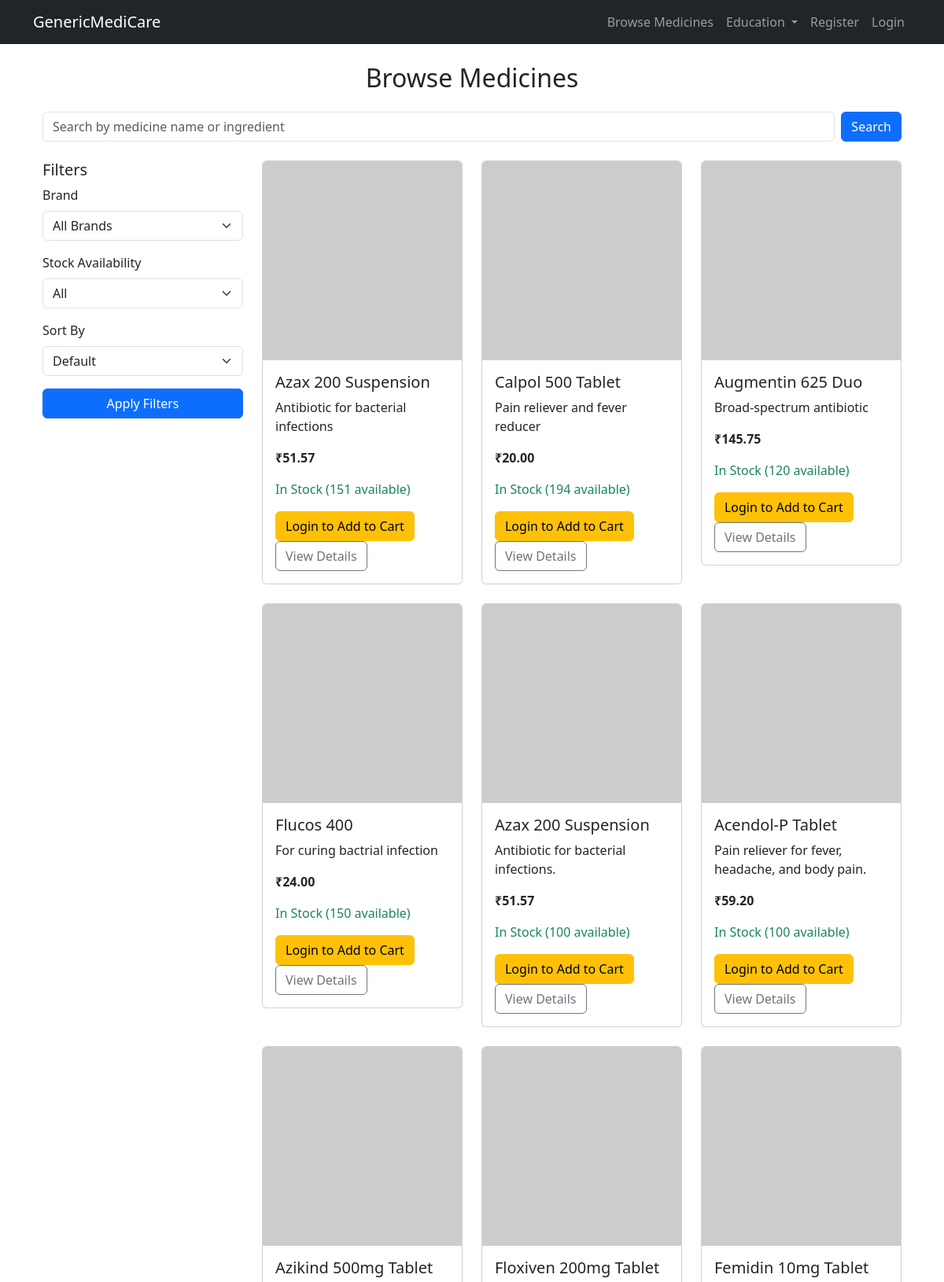
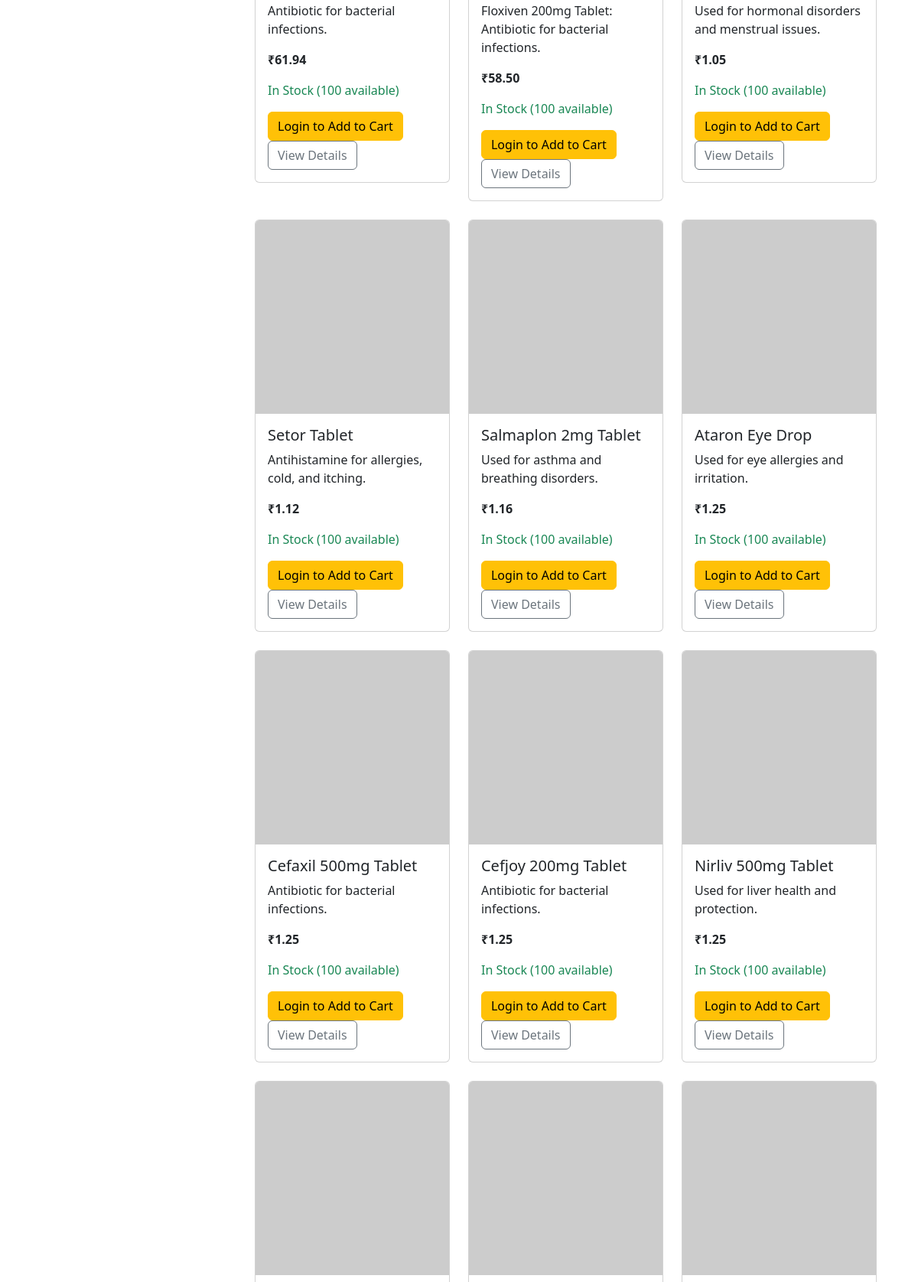
The page /browse/ (upper part) on the database its author committed (2 pictures, top to bottom).
### store/models.py (models this page shows, shortened)
class Medicine(models.Model):
    seller = models.ForeignKey(SellerProfile, on_delete=models.CASCADE)  # Each medicine is listed by a seller
    name = models.CharField(max_length=255)
    description = models.TextField(blank=True, null=True)
    price = models.DecimalField(max_digits=10, decimal_places=2)
    stock = models.PositiveIntegerField()
    image = models.ImageField(upload_to='medicine_images/', null=True, blank=True)
    prescription_required = models.BooleanField(default=False)  # If True, user must upload a prescription
    active_ingredients = models.TextField(help_text="Comma-separated active ingredients")  # Used for mapping alternatives
    brand_name = models.CharField(max_length=255, null=True, blank=True)

### store/views.py (the view)
# urls.py: path('browse/',browse_medicines, name='browse_medicines'),
def browse_medicines(request):
    if request.user.is_authenticated and hasattr(request.user, 'sellerprofile'):
        return redirect('seller_dashboard')
    medicines = Medicine.objects.all()
    query = request.GET.get('q', '')  # Search query
    category = request.GET.get('category')
    form = request.GET.get('form')
    brand = request.GET.get('brand')
    stock = request.GET.get('stock')
    sort = request.GET.get('sort')
    if query:
        medicines = medicines.filter(
            Q(name__icontains=query) | Q(active_ingredients__icontains=query)
        )
    if category:
        medicines = medicines.filter(description__icontains=category)
    if form:
        medicines = medicines.filter(description__icontains=form)
    if brand:
        medicines = medicines.filter(brand_name=brand)
    if stock == 'in_stock':
        medicines = medicines.filter(stock__gt=0)
    elif stock == 'out_of_stock':
        medicines = medicines.filter(stock=0)
    if sort == 'name_asc':
        medicines = medicines.order_by('name')
    elif sort == 'name_desc':
        medicines = medicines.order_by('-name')
    elif sort == 'newest':
        medicines = medicines.order_by('-id')  # Assuming ID represents order of addition
    brands = Medicine.objects.values_list('brand_name', flat=True).distinct()
    return render(request, 'browse_medicines.html', {
        'medicines': medicines,
        'brands': brands,
        'query': query,  # Pass query to the template for retaining search input
    })

### store/context_processors.py (called while the page is built)
def cart_total(request):
    if request.user.is_authenticated:
        cart = Cart.objects.filter(customer__user=request.user).first()
        if cart:
            unique_items_count = cart.cartitem_set.count()  # Count unique medicines
            return {'cart_count': unique_items_count}
    return {'cart_count': 0}

### store/templates/browse_medicines.html (shortened to what this page needs)
{% extends 'base.html' %}
{% block content %}
<div class="container">
    <h2 class="text-center my-4">Browse Medicines</h2>
    <form method="GET" class="d-flex mb-4">
        <input type="text" name="q" class="form-control me-2" placeholder="Search by medicine name or ingredient" value="{{ request.GET.q }}">
        <button type="submit" class="btn btn-primary">Search</button>
    </form>
    <div class="row">
        <div class="col-md-3">
            <h5>Filters</h5>
            <form method="GET" action="{% url 'browse_medicines' %}">
                <div class="mb-3">
                    <label for="brand" class="form-label">Brand</label>
                    <select name="brand" class="form-select">
                        <option value="">All Brands</option>
                    </select>
                </div>
                <div class="mb-3">
                    <label class="form-label">Stock Availability</label>
                    <select name="stock" class="form-select">
                        <option value="">All</option>
                    </select>
                </div>
                <div class="mb-3">
                    <label class="form-label">Sort By</label>
                    <select name="sort" class="form-select">
                        <option value="">Default</option>
                    </select>
                </div>
                <button type="submit" class="btn btn-primary w-100">Apply Filters</button>
            </form>
        </div>
        <div class="col-md-9">
            <div class="row">
                {% for medicine in medicines %}
                <div class="col-md-4">
                    <div class="card mb-4">
                        {% if medicine.image %}
                            <img src="{{ medicine.image.url }}" class="card-img-top" alt="{{ medicine.name }}">
                        {% else %}
                            <img src="https://via.placeholder.com/150" class="card-img-top" alt="No Image Available">
                        {% endif %}
                        <div class="card-body">
                            <h5 class="card-title">{{ medicine.name }}</h5>
                            <p class="card-text">{{ medicine.description|truncatewords:15 }}</p>
                            <p class="fw-bold">₹{{ medicine.price }}</p>
                            {% if medicine.stock > 0 %}
                            <p class="text-success">In Stock ({{ medicine.stock }} available)</p>
                            {% if user.is_authenticated and user.customerprofile %}
                                <a href="{% url 'add_to_cart' medicine.pk %}" class="btn btn-primary">Add to Cart</a>
                            {% else %}
                                <a href="{% url 'login' %}" class="btn btn-warning">Login to Add to Cart</a>
                            {% endif %}
                            {% else %}
                                <p class="text-danger">Out of Stock</p>
                                <button class="btn btn-secondary" disabled>Out of Stock</button>
                            {%endif%}
                            <a href="{% url 'medicine_detail' medicine.pk %}" class="btn btn-outline-secondary">View Details</a>
                        </div>
                    </div>
                </div>
                {% empty %}
                <p class="text-center">No medicines available.</p>
                {% endfor %}
            </div>
        </div>
    </div>
</div>
{% endblock %}

### rows shown on the page
Medicine: name "Azax 200 Suspension", description "Antibiotic for bacterial infections", price "51.57", stock "151", shows "Login to Add to Cart"
Medicine: name "Calpol 500 Tablet", description "Pain reliever and fever reducer", price "20.00", stock "194", shows "Login to Add to Cart"
Medicine: name "Augmentin 625 Duo", description "Broad-spectrum antibiotic", price "145.75", stock "120", shows "Login to Add to Cart"
Medicine: name "Flucos 400", description "For curing bactrial infection", price "24.00", stock "150", shows "Login to Add to Cart"
Medicine: name "Azax 200 Suspension", description "Antibiotic for bacterial infections.", price "51.57", stock "100", shows "Login to Add to Cart"
Medicine: name "Acendol-P Tablet", description "Pain reliever for fever, headache, and body pain.", price "59.20", stock "100", shows "Login to Add to Cart"
Medicine: name "Azikind 500mg Tablet", description "Antibiotic for bacterial infections.", price "61.94", stock "100", shows "Login to Add to Cart"
Medicine: name "Floxiven 200mg Tablet", description "Floxiven 200mg Tablet: Antibiotic for bacterial infections.", price "58.50", stock "100", shows "Login to Add to Cart"
Medicine: name "Femidin 10mg Tablet", description "Used for hormonal disorders and menstrual issues.", price "1.05", stock "100", shows "Login to Add to Cart"
Medicine: name "Setor Tablet", description "Antihistamine for allergies, cold, and itching.", price "1.12", stock "100", shows "Login to Add to Cart"
Medicine: name "Salmaplon 2mg Tablet", description "Used for asthma and breathing disorders.", price "1.16", stock "100", shows "Login to Add to Cart"
Medicine: name "Ataron Eye Drop", description "Used for eye allergies and irritation.", price "1.25", stock "100", shows "Login to Add to Cart"
Medicine: name "Cefaxil 500mg Tablet", description "Antibiotic for bacterial infections.", price "1.25", stock "100", shows "Login to Add to Cart"
Medicine: name "Cefjoy 200mg Tablet", description "Antibiotic for bacterial infections.", price "1.25", stock "100", shows "Login to Add to Cart"
Medicine: name "Nirliv 500mg Tablet", description "Used for liver health and protection.", price "1.25", stock "100", shows "Login to Add to Cart"
